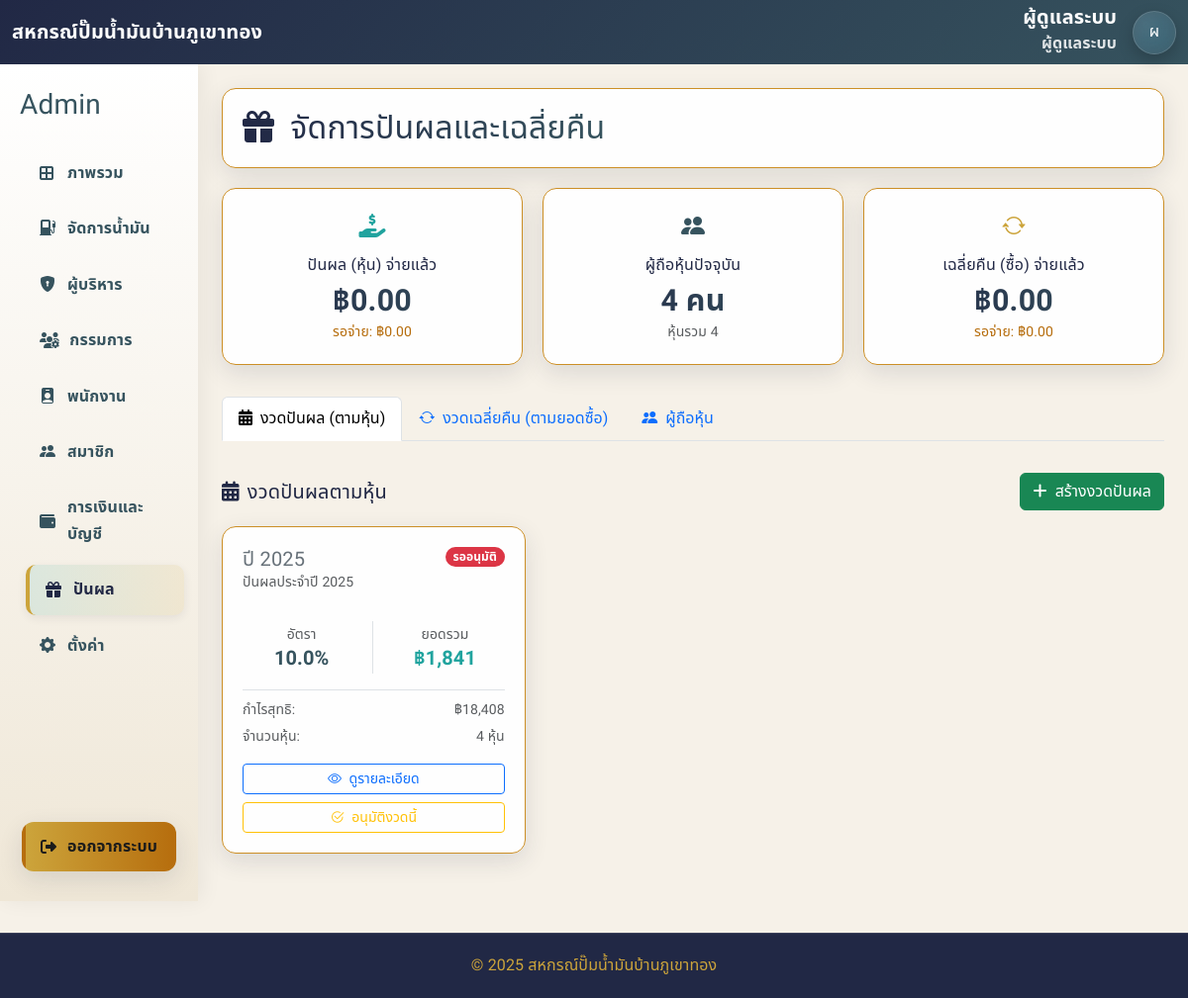
/admin/dividend.php (signed in), run on the app's committed database.
### tables this page shows
CREATE TABLE `settings` (
  `id` int NOT NULL,
  `setting_name` varchar(20) NOT NULL,
  `setting_value` int NOT NULL,
  `comment` varchar(255) NOT NULL
);

CREATE TABLE `dividend_periods` (
  `id` int UNSIGNED NOT NULL,
  `year` smallint UNSIGNED NOT NULL,
  `start_date` date DEFAULT NULL,
  `end_date` date DEFAULT NULL,
  `period_name` varchar(100) NOT NULL,
  `total_profit` decimal(15,2) NOT NULL,
  `dividend_rate` decimal(5,2) NOT NULL COMMENT 'Percentage of profit allocated for dividends',
  `total_shares_at_time` int UNSIGNED NOT NULL,
  `total_dividend_amount` decimal(15,2) NOT NULL,
  `dividend_per_share` decimal(15,4) NOT NULL,
  `status` enum('pending','approved','paid') NOT NULL DEFAULT 'pending',
  `payment_date` date DEFAULT NULL,
  `created_at` datetime NOT NULL DEFAULT CURRENT_TIMESTAMP,
  `approved_by` varchar(150) DEFAULT NULL
);

### admin/dividend.php (the view, shortened to what this page needs)
<?php
$pdo->setAttribute(PDO::ATTR_ERRMODE, PDO::ERRMODE_EXCEPTION);
try {
    $current_name = $_SESSION['full_name'] ?? 'ผู้ดูแลระบบ';
    $current_role = $_SESSION['role'] ?? 'guest';
} catch (Throwable $e) {
    header('Location: /index/login.php?err=เกิดข้อผิดพลาดของระบบ');
    exit();
}
$dividend_periods = [];
$members_dividends = [];
try {
    $dividend_periods = $pdo->query("
        SELECT id, `year`, start_date, end_date, period_name, total_profit, dividend_rate,
               total_shares_at_time, total_dividend_amount, status, payment_date,
               created_at, approved_by
        FROM dividend_periods
        ORDER BY `year` DESC, id DESC
    ")->fetchAll(PDO::FETCH_ASSOC);
    $all_members = [];
    try {
        $stmt = $pdo->query("
            SELECT
                m.id AS member_id,
                m.member_code,
                u.full_name,
                m.shares,
                u.role AS member_type, -- ใช้ role จาก users เพื่อระบุประเภท (member/manager/committee)
                m.user_id
            FROM members m
            JOIN users u ON m.user_id = u.id
            WHERE m.is_active = 1
        ");
        $all_members = $stmt->fetchAll(PDO::FETCH_ASSOC);
    } catch (Throwable $e) { error_log("Error fetching members: " . $e->getMessage()); }
    usort($all_members, function($a, $b) { return strcmp($a['member_code'] ?? '', $b['member_code'] ?? ''); });
    $members_dividends = [];
    foreach ($all_members as $row) {
        $key = $row['member_type'] . '_' . $row['member_id'];
        $members_dividends[$key] = [
            'id' => (int)$row['member_id'],
            'code' => $row['member_code'],
            'member_name' => $row['full_name'],
            'shares' => (int)$row['shares'],
            'type' => $row['member_type'],
            'type_th' => ['member' => 'สมาชิก', 'manager' => 'ผู้บริหาร', 'committee' => 'กรรมการ', 'admin' => 'ผู้ดูแลระบบ'][$row['member_type']] ?? 'อื่นๆ',
            'payments' => [],
            'rebates' => [],
            'total_received' => 0.0,
            'total_rebate_received' => 0.0
        ];
    }
    $payments_stmt = $pdo->query("SELECT dp.member_id, dp.member_type, dp.period_id, dp.dividend_amount, dp.payment_status FROM dividend_payments dp");
    foreach ($payments_stmt->fetchAll(PDO::FETCH_ASSOC) as $payment) {
        $key = $payment['member_type'] . '_' . $payment['member_id'];
        $pid = (int)$payment['period_id'];
        $amt = (float)$payment['dividend_amount'];
        $members_dividends[$key]['payments'][$pid] = $amt;
    }
    try {
        $rebate_payments_stmt = $pdo->query("SELECT rp.member_id, rp.member_type, rp.period_id, rp.rebate_amount, rp.payment_status FROM rebate_payments rp");
        foreach ($rebate_payments_stmt->fetchAll(PDO::FETCH_ASSOC) as $payment) {
            $key = $payment['member_type'] . '_' . $payment['member_id'];
            if (!isset($members_dividends[$key])) continue;
            $pid = (int)$payment['period_id'];
            $amt = (float)$payment['rebate_amount'];
            $members_dividends[$key]['rebates'][$pid] = $amt;
        }
    } catch(Throwable $e) {  }
} catch (Throwable $e) {
    $error_message = "เกิดข้อผิดพลาด: " . $e->getMessage();
    error_log("Dividend page error: " . $e->getMessage());
}
$site_name = 'สหกรณ์ปั๊มน้ำมันบ้านภูเขาทอง';
try {
    $st = $pdo->query("SELECT comment FROM settings WHERE setting_name='station_id' LIMIT 1");
    if ($r = $st->fetch(PDO::FETCH_ASSOC)) {
        $site_name = $r['comment'] ?: $site_name;
    }
} catch (Throwable $e) {}
$role_th_map = ['admin'=>'ผู้ดูแลระบบ','manager'=>'ผู้บริหาร','employee'=>'พนักงาน','member'=>'สมาชิกสหกรณ์','committee'=>'กรรมการ'];
$current_role_th = $role_th_map[$current_role] ?? 'ผู้ใช้งาน';
$avatar_text = mb_substr($current_name, 0, 1, 'UTF-8');
$total_dividend_paid = 0;
$pending_dividend = 0;
$total_rebate_paid = 0;
$pending_rebate = 0;
$total_members = count($members_dividends);
$total_shares = array_sum(array_column($members_dividends, 'shares'));
try {
    $stats = $pdo->query("
        SELECT
            (SELECT COALESCE(SUM(total_dividend_amount), 0) FROM dividend_periods WHERE status = 'paid') as total_paid,
            (SELECT COALESCE(SUM(total_dividend_amount), 0) FROM dividend_periods WHERE status = 'approved') as total_pending
    ")->fetch(PDO::FETCH_ASSOC);
    $total_dividend_paid = (float)($stats['total_paid'] ?? 0);
    $pending_dividend = (float)($stats['total_pending'] ?? 0);
    try {
        $rebate_stats = $pdo->query("
            SELECT
                (SELECT COALESCE(SUM(total_rebate_budget), 0) FROM rebate_periods WHERE status = 'paid') as total_paid,
                (SELECT COALESCE(SUM(total_rebate_budget), 0) FROM rebate_periods WHERE status = 'approved') as total_pending
        ")->fetch(PDO::FETCH_ASSOC);
        $total_rebate_paid = (float)($rebate_stats['total_paid'] ?? 0);
        $pending_rebate = (float)($rebate_stats['total_pending'] ?? 0);
    } catch (Throwable $e) {  }
} catch (Throwable $e) {}
?>
<!DOCTYPE html>
<html lang="th">
<head>
    <link href="https://cdn.jsdelivr.net/npm/bootstrap@5.3.2/dist/css/bootstrap.min.css" rel="stylesheet" />
    <link href="https://cdn.jsdelivr.net/npm/bootstrap-icons@1.11.3/font/bootstrap-icons.css" rel="stylesheet" />
    <link rel="stylesheet" href="https://cdnjs.cloudflare.com/ajax/libs/font-awesome/6.5.2/css/all.min.css" />
    <link rel="stylesheet" href="../assets/css/admin_dashboard.css" />
</head>
<body>
<nav class="navbar navbar-dark bg-primary">
    <div class="container-fluid">
        <div class="d-flex align-items-center gap-2">
            <a class="navbar-brand" href="admin_dashboard.php"><?= htmlspecialchars($site_name) ?></a>
        </div>
        <div class="d-flex align-items-center gap-3 ms-auto">
            <div class="nav-identity text-end d-none d-sm-block">
                <div class="nav-name"><?= htmlspecialchars($current_name) ?></div>
                <div class="nav-sub"><?= htmlspecialchars($current_role_th) ?></div>
            </div>
            <a href="profile.php" class="avatar-circle text-decoration-none"><?= htmlspecialchars($avatar_text) ?></a>
        </div>
    </div>
</nav>
<div class="container-fluid">
    <div class="row">
        <aside class="col-lg-2 d-none d-lg-flex flex-column sidebar py-4">
            <div class="side-brand mb-3"><h3><span>Admin</span></h3></div>
            <nav class="sidebar-menu flex-grow-1">
                <a href="admin_dashboard.php"><i class="fa-solid fa-border-all"></i>ภาพรวม</a>
                <a href="inventory.php"><i class="bi bi-fuel-pump-fill"></i>จัดการน้ำมัน</a>
                <a href="manager.php"><i class="bi bi-shield-lock-fill"></i> ผู้บริหาร</a>
                <a href="committee.php"><i class="fas fa-users-cog"></i> กรรมการ</a>
                <a href="employee.php"><i class="bi bi-person-badge-fill"></i> พนักงาน</a>
                <a href="member.php"><i class="bi bi-people-fill"></i> สมาชิก</a>
                <a href="finance.php"><i class="fa-solid fa-wallet"></i> การเงินและบัญชี</a>
                <a class="active" href="dividend.php"><i class="fa-solid fa-gift"></i> ปันผล</a>
                <a href="setting.php"><i class="bi bi-gear-fill"></i> ตั้งค่า</a>
            </nav>
            <a class="logout" href="/index/logout.php"><i class="fa-solid fa-right-from-bracket"></i>ออกจากระบบ</a>
        </aside>
        <main class="col-lg-10 p-4">
            <div class="main-header">
                <h2 class="mb-0"><i class="fa-solid fa-gift me-2"></i> จัดการปันผลและเฉลี่ยคืน</h2>
            </div>
            <div class="stats-grid">
                <div class="stat-card text-center">
                    <div class="fs-4 text-success mb-2"><i class="fa-solid fa-hand-holding-dollar"></i></div>
                    <h6>ปันผล (หุ้น) จ่ายแล้ว</h6>
                    <h3 class="mb-0 text-success">฿<?= number_format($total_dividend_paid, 2) ?></h3>
                    <small class="text-warning">รอจ่าย: ฿<?= number_format($pending_dividend, 2) ?></small>
                </div>
                <div class="stat-card text-center">
                    <div class="fs-4 text-primary mb-2"><i class="bi bi-people-fill"></i></div>
                    <h6>ผู้ถือหุ้นปัจจุบัน</h6>
                    <h3 class="mb-0 text-primary"><?= number_format($total_members) ?> คน</h3>
                    <small class="text-muted">หุ้นรวม <?= number_format($total_shares) ?></small>
                </div>
                <div class="stat-card text-center">
                    <div class="fs-4 text-info mb-2"><i class="bi bi-arrow-repeat"></i></div>
                    <h6>เฉลี่ยคืน (ซื้อ) จ่ายแล้ว</h6>
                    <h3 class="mb-0 text-info">฿<?= number_format($total_rebate_paid, 2) ?></h3>
                    <small class="text-warning">รอจ่าย: ฿<?= number_format($pending_rebate, 2) ?></small>
                </div>
            </div>
            <ul class="nav nav-tabs mb-3" id="dividendTab" role="tablist">
                <li class="nav-item" role="presentation">
                    <button class="nav-link active" id="periods-tab" data-bs-toggle="tab" data-bs-target="#periods-panel" type="button" role="tab" aria-controls="periods-panel" aria-selected="true">
                        <i class="fa-solid fa-calendar-days me-2"></i>งวดปันผล (ตามหุ้น)
                    </button>
                </li>
                <li class="nav-item" role="presentation">
                    <button class="nav-link" id="rebate-tab" data-bs-toggle="tab" data-bs-target="#rebate-panel" type="button" role="tab" aria-controls="rebate-panel" aria-selected="false">
                        <i class="bi bi-arrow-repeat me-2"></i>งวดเฉลี่ยคืน (ตามยอดซื้อ)
                    </button>
                </li>
                <li class="nav-item" role="presentation">
                    <button class="nav-link" id="members-tab" data-bs-toggle="tab" data-bs-target="#members-panel" type="button" role="tab" aria-controls="members-panel" aria-selected="false">
                        <i class="bi bi-people-fill me-2"></i>ผู้ถือหุ้น
                    </button>
                </li>
            </ul>
            <div class="tab-content pt-3">
                <div class="tab-pane fade show active" id="periods-panel" role="tabpanel" aria-labelledby="periods-tab">
                    <div class="panel mb-4">
                       <div class="d-flex justify-content-between align-items-center mb-3">
                            <h5 class="mb-0"><i class="fa-solid fa-calendar-days me-2"></i>งวดปันผลตามหุ้น</h5>
                             <button class="btn btn-success" data-bs-toggle="modal" data-bs-target="#modalCreateDividend">
                                <i class="fa-solid fa-plus me-1"></i> สร้างงวดปันผล
                            </button>
                       </div>
                       <div class="row g-3">
                           <?php if (empty($dividend_periods)): ?>
                               <div class="col-12"><div class="alert alert-info text-center mb-0">ยังไม่มีงวดปันผลตามหุ้น</div></div>
                           <?php else: ?>
                               <?php foreach($dividend_periods as $period): ?>
                               <div class="col-md-6 col-lg-4">
                                   <div class="stat-card h-100 d-flex flex-column">
                                       <div class="d-flex flex-column flex-grow-1">
                                           <div class="d-flex justify-content-between align-items-start mb-2">
                                               <div>
                                                   <h5 class="card-title mb-0">ปี <?= htmlspecialchars($period['year']) ?></h5>
                                                   <small class="text-muted d-block mb-1"><?= htmlspecialchars($period['period_name']) ?></small>
                                               </div>
                                               <span class="badge rounded-pill <?=
                                                   $period['status'] === 'paid' ? 'text-bg-success' :
                                                   ($period['status'] === 'approved' ? 'text-bg-warning' : 'text-bg-danger')
                                               ?>"><?= ['paid' => 'จ่ายแล้ว', 'approved' => 'อนุมัติ', 'pending' => 'รออนุมัติ'][$period['status']] ?? '?' ?></span>
                                           </div>
                                           <div class="row text-center my-3 flex-grow-1 align-items-center">
                                               <div class="col-6 border-end">
                                                   <small class="text-muted">อัตรา</small><br>
                                                   <span class="h5 fw-bold text-primary"><?= number_format($period['dividend_rate'], 1) ?>%</span>
                                               </div>
                                               <div class="col-6">
                                                   <small class="text-muted">ยอดรวม</small><br>
                                                   <span class="h5 fw-bold text-success">฿<?= number_format($period['total_dividend_amount'], 0) ?></span>
                                               </div>
                                           </div>
                                           <div class="d-flex flex-column gap-1 small text-muted border-top pt-2 mb-3">
                                               <div class="d-flex justify-content-between"><span>กำไรสุทธิ:</span> <span>฿<?= number_format($period['total_profit'], 0) ?></span></div>
                                               <div class="d-flex justify-content-between"><span>จำนวนหุ้น:</span> <span><?= number_format($period['total_shares_at_time']) ?> หุ้น</span></div>
                                           </div>
                                       </div>
                                       <div class="mt-auto d-grid gap-2">
                                            <button class="btn btn-sm btn-outline-primary" onclick="viewDividendDetails(<?= (int)$period['id'] ?>)">
                                                <i class="bi bi-eye me-1"></i> ดูรายละเอียด
                                            </button>
                                            <?php if($period['status'] === 'approved'): ?>
                                            <button class="btn btn-sm btn-success" onclick="processPayout(<?= (int)$period['id'] ?>, '<?= $_SESSION['csrf_token'] ?>')">
                                                <i class="fa-solid fa-money-check-dollar me-1"></i> ยืนยันการจ่าย
                                            </button>
                                            <?php elseif ($period['status'] === 'pending'): ?>
                                            <button class="btn btn-sm btn-outline-warning" onclick="approveDividend(<?= (int)$period['id'] ?>, '<?= $_SESSION['csrf_token'] ?>')">
                                                <i class="bi bi-check2-circle me-1"></i> อนุมัติงวดนี้
                                            </button>
                                            <?php endif; ?>
                                       </div>
                                   </div>
                               </div>
                               <?php endforeach; ?>
                           <?php endif; ?>
                       </div>
                   </div>
                </div>
            </div> </main>
    </div>
</div>
<footer class="footer ">
        <span class="text">© <?= date('Y') ?> <?= htmlspecialchars($site_name) ?></span>
</footer>
<div class="position-fixed bottom-0 end-0 p-3" style="z-index: 1080">
</div>
</body>
</html>

### data on the page
settings: comment "สหกรณ์ปั๊มน้ำมันบ้านภูเขาทอง"
dividend_periods: year "2025", period_name "ปันผลประจำปี 2025", status "รออนุมัติ", dividend_rate "10.0", total_dividend_amount "1,841", total_profit "18,408", total_shares_at_time "4"

### other printed values
$current_name "ผู้ดูแลระบบ"
$current_role_th "ผู้ดูแลระบบ"
$avatar_text "ผ"
$total_dividend_paid "0.00"
$pending_dividend "0.00"
$total_members "4"
$total_shares "4"
$total_rebate_paid "0.00"
$pending_rebate "0.00"
